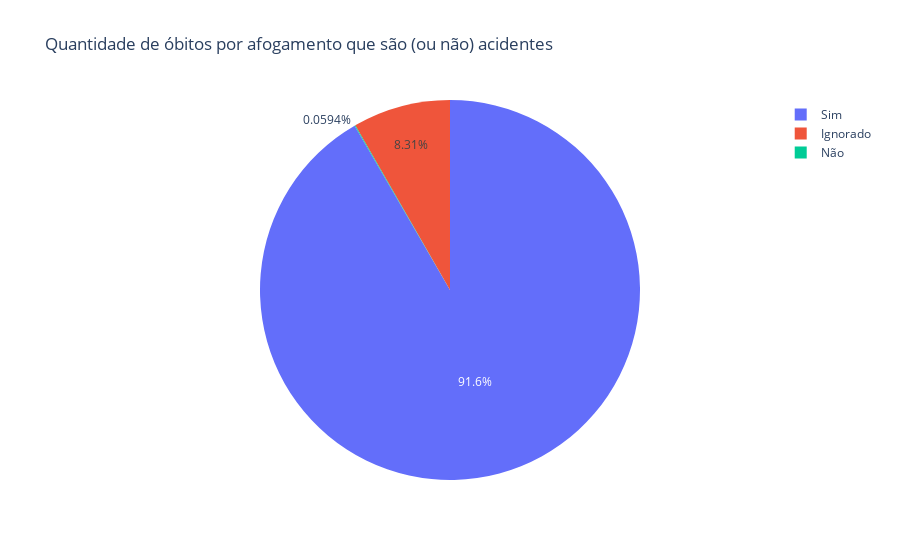

Write notebook code for a chart like this one.
### Markdown cell above
Qual a porcentagem de mortes acidentais por afogamento?

### Code cell
labels = df_drowning['ACIDENTE_TRABALHO'].value_counts().index
values = df_drowning['ACIDENTE_TRABALHO'].value_counts().values

# Gráfico de pizza
fig = go.Figure(data=[go.Pie(labels=labels, values=values)])
fig.update(layout_title_text = 'Quantidade de óbitos por afogamento que são (ou não) acidentes')
fig.show()

### Figure 1 — Plotly figure (JSON) as saved in the notebook; plotly's stock layout.template omitted (floating-point values rounded to 4 significant figures)
{"data": [{"labels": ["Sim", "Ignorado", "Não"], "type": "pie", "values": [4630, 420, 3]}], "layout": {"title": {"text": "Quantidade de óbitos por afogamento que são (ou não) acidentes"}}}
